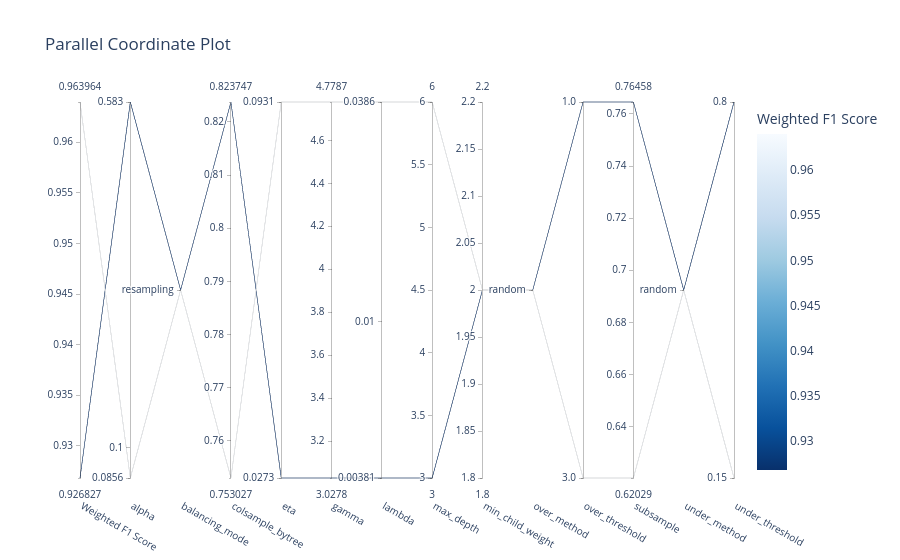

Source (notebook cell):
### Markdown cell above
## Step 7.5e: Parallel Coordinates (Best Weighted F1 Score)

### Code cell
fig = optuna.visualization.plot_parallel_coordinate(study, target=lambda t: t.values[1], target_name="Weighted F1 Score")
fig = go.Figure(fig)
fig.update_layout(width=None, height=None, autosize=True)
fig.write_html(f"{output_folder}/xgb_parallel_coordinate_best_weighted_f1_score.html", full_html=True)
fig.write_image(f"{output_folder}/xgb_parallel_coordinate_best_weighted_f1_score.pdf", width=1920, height=1080)
fig.show()

### Figure 1 — Plotly figure (JSON) as saved in the notebook; plotly's stock layout.template omitted (floating-point values rounded to 4 significant figures)
{"data": [{"dimensions": [{"label": "Weighted F1 Score", "range": [0.9268, 0.964], "values": [0.964, 0.9268]}, {"label": "alpha", "range": [-1.068, -0.2344], "ticktext": ["0.0856", "0.1", "0.583"], "tickvals": [-1.068, -1, -0.2344], "values": [-1.068, -0.2344]}, {"label": "balancing_mode", "range": [0, 0], "ticktext": ["resampling"], "tickvals": [0], "values": [0, 0]}, {"label": "colsample_bytree", "range": [0.753, 0.8237], "values": [0.753, 0.8237]}, {"label": "eta", "range": [-1.563, -1.031], "ticktext": ["0.0273", "0.0931"], "tickvals": [-1.563, -1.031], "values": [-1.031, -1.563]}, {"label": "gamma", "range": [3.028, 4.779], "values": [4.779, 3.028]}, {"label": "lambda", "range": [-2.419, -1.413], "ticktext": ["0.00381", "0.01", "0.0386"], "tickvals": [-2.419, -2, -1.413], "values": [-1.413, -2.419]}, {"label": "max_depth", "range": [3, 6], "values": [6, 3]}, {"label": "min_child_weight", "range": [2, 2], "values": [2, 2]}, {"label": "over_method", "range": [0, 0], "ticktext": ["random"], "tickvals": [0], "values": [0, 0]}, {"label": "over_threshold", "range": [0, 1], "ticktext": ["3.0", "1.0"], "tickvals": [0, 1], "values": [0, 1]}, {"label": "subsample", "range": [0.6203, 0.7646], "values": [0.6203, 0.7646]}, {"label": "under_method", "range": [0, 0], "ticktext": ["random"], "tickvals": [0], "values": [0, 0]}, {"label": "under_threshold", "range": [0, 1], "ticktext": ["0.15", "0.8"], "tickvals": [0, 1], "values": [0, 1]}], "labelangle": 30, "labelside": "bottom", "line": {"color": [0.964, 0.9268], "colorbar": {"title": {"text": "Weighted F1 Score"}}, "colorscale": [[0, "rgb(247,251,255)"], [0.125, "rgb(222,235,247)"], [0.25, "rgb(198,219,239)"], [0.375, "rgb(158,202,225)"], [0.5, "rgb(107,174,214)"], [0.625, "rgb(66,146,198)"], [0.75, "rgb(33,113,181)"], [0.875, "rgb(8,81,156)"], [1, "rgb(8,48,107)"]], "reversescale": true, "showscale": true}, "type": "parcoords"}], "layout": {"autosize": true, "title": {"text": "Parallel Coordinate Plot"}}}
